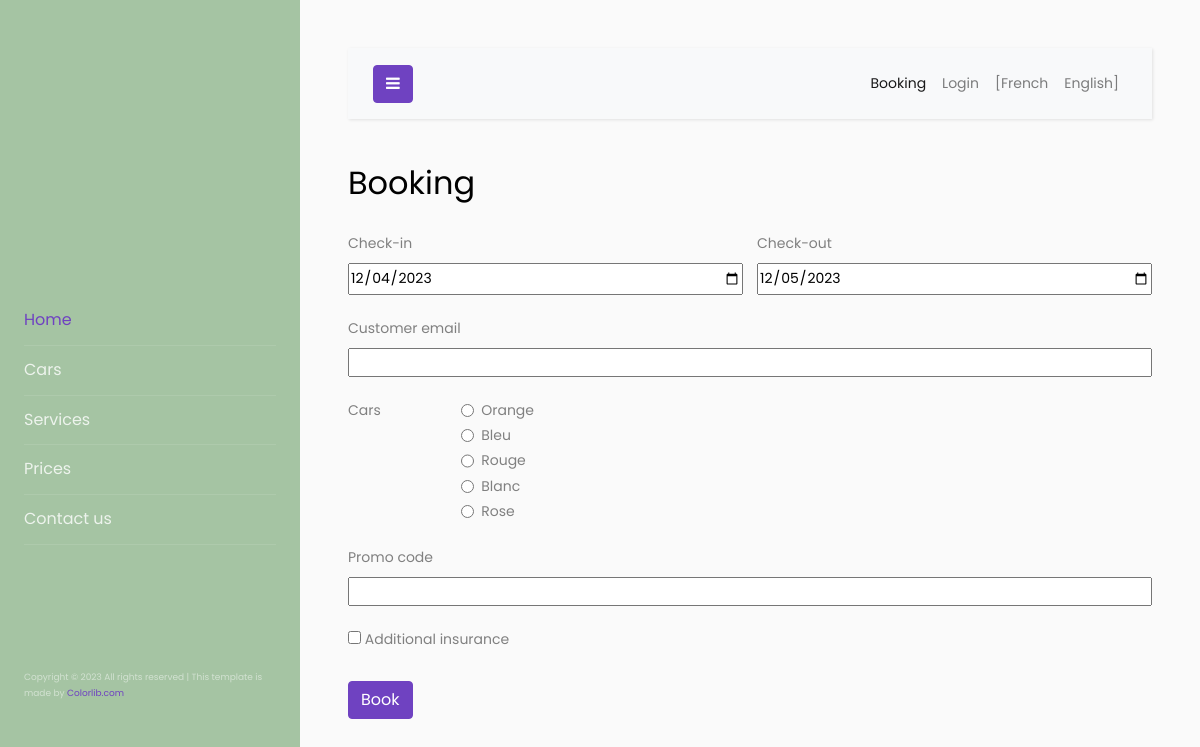
The app's page /reservation.php?lang=en with its own data.
### tables this page shows
CREATE TABLE voiture
(
    idVoiture       SMALLINT NOT NULL AUTO_INCREMENT,
    nomVoiture      VARCHAR(30) NOT NULL,
    marque          VARCHAR(25),
    annee           SMALLINT NOT NULL,
    km              INT NOT NULL,
    description_fr  VARCHAR(150),
    description_en  VARCHAR(150),
    PRIMARY KEY (idVoiture)
);

### librairies/fonctions.lib.php (the view, shortened to what this page needs)
<?php
function AfficherRadioVoitures($bd, $selection){
    $reqVoitures = "SELECT * FROM voiture";
    $resultatVoitures = $bd->query($reqVoitures);
    $resultatVoitures->setFetchMode(PDO::FETCH_OBJ);
    while($ligne = $resultatVoitures->fetch( )){
        if($ligne->idVoiture == $selection){
            $checked = "checked";
        }
        else{
            $checked = "";
        }
        print(" <input type='radio' name='voitures' id='radio".$ligne->nomVoiture."' value='".$ligne->idVoiture."' $checked required>
                <label for='radio".$ligne->nomVoiture."'>".$ligne->nomVoiture."</label>");
    }
}
?>

### css/monStyle.css (style rules this page uses)
* { box-sizing: border-box; padding: 0; margin: 0; }
body { min-height: 100vh; }
form[name=formReserv] fieldset:nth-of-type(3) div label { margin:0; }

### records on screen
voiture: nomVoiture "Orange"
voiture: nomVoiture "Bleu"
voiture: nomVoiture "Rouge"
voiture: nomVoiture "Blanc"
voiture: nomVoiture "Rose"

### other values on screen
$json['header_home'] "Home"
$json['header_cars'] "Cars"
$json['header_services'] "Services"
$json['header_prices'] "Prices"
$json['header_contact'] "Contact us"
$json['header_copyright'] "All rights reserved | This template is made by"
$json['header_book'] "Booking"
$json['header_login'] "Login"
$json['header_fr_btn'] "[French"
$json['header_en_btn'] "English]"
$json['booking_title'] "Booking"
$json['booking_date_start'] "Check-in"
$json['booking_date_end'] "Check-out"
$json['booking_email'] "Customer email"
$json['booking_cars'] "Cars"
